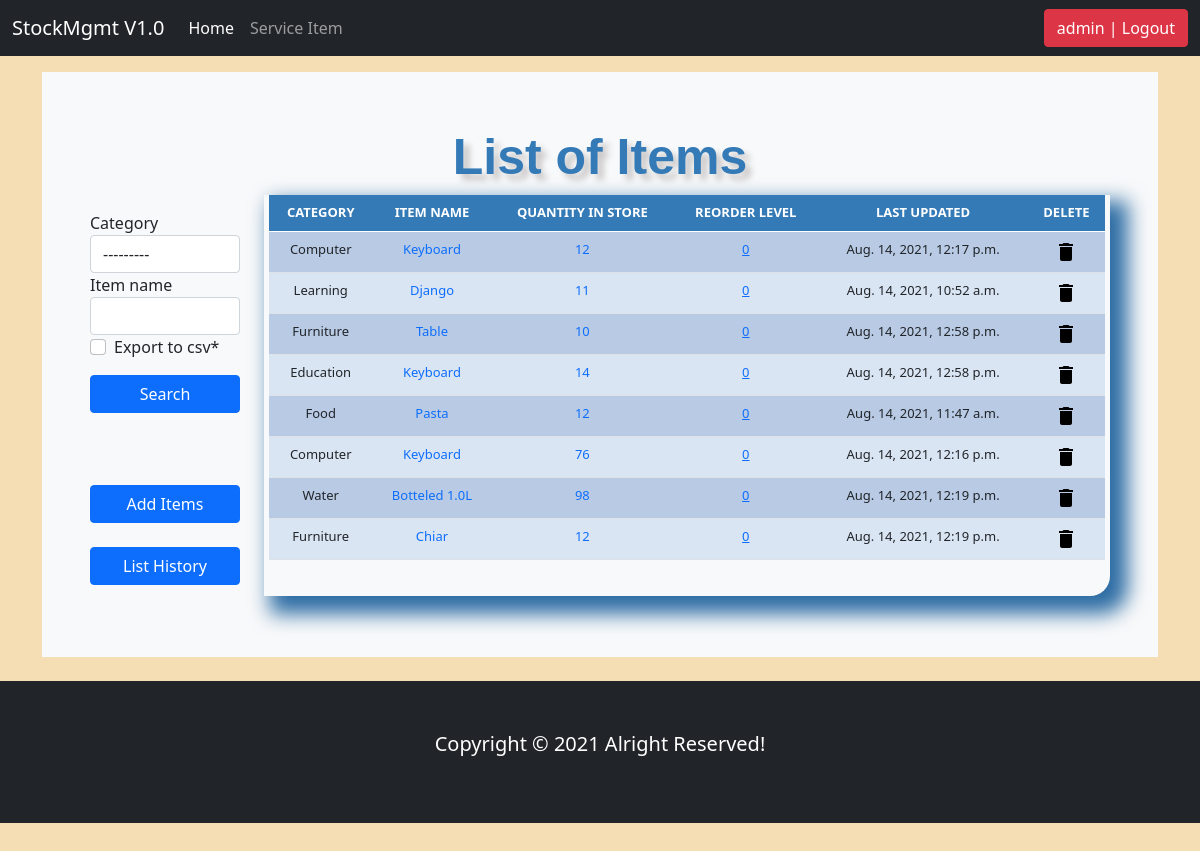
The app's page /list_items/ (signed in) with its own data.
### stockmgmgt/models.py (models this page shows)
class Stock(models.Model):
    category = models.ForeignKey(Category, on_delete=models.CASCADE, blank=True)
    item_name = models.CharField(max_length=50, blank=True, null=False)
    quantity = models.IntegerField(default='0', blank=True, null=True)
    receive_quantity = models.IntegerField(default='0', blank=True, null=True)
    receive_by = models.CharField(max_length=50, blank=True, null=True)
    issue_quantity = models.IntegerField(default='0', blank=True, null=True)
    issue_by = models.CharField(max_length=50, blank=True, null=True)
    issue_to = models.CharField(max_length=50, blank=True, null=True)
    phone_number = models.CharField(max_length=50, blank=True, null=True)
    created_by = models.CharField(max_length=50, blank=True, null=True)
    reorder_level = models.IntegerField(default='0', blank=True, null=True)
    last_updated = models.DateTimeField(auto_now_add=False, auto_now=True)
    timestamp = models.DateTimeField(auto_now_add=True, auto_now=False)

class Category(models.Model):
	name = models.CharField(max_length=50, blank=True, null=True)
	def __str__(self):
		return self.name

### stockmgmgt/views.py (the view, shortened to what this page needs)
# urls.py: path('list_items/', views.list_items, name='list_items'),
@login_required
def list_items(request):
    title = 'List Items'
    header = 'List of Items'
    form = StockSearchForm(request.POST or None)
    queryset = Stock.objects.all()
    context = {
        'title': title,
        "header": header,
        "queryset": queryset,
        "form": form,
    }
    return render(request, "list_items.html", context)

### stockmgmgt/forms.py
class StockSearchForm(forms.ModelForm):
   export_to_CSV = forms.BooleanField()
   class Meta:
     model = Stock
     fields = ['category', 'item_name']

### stockmgmgt/templates/list_items.html (shortened to what this page needs)
{% load static %}
{% load crispy_forms_tags %}
<!doctype html>
<html lang="en">
<head>
	<link href="{% static 'css/stylesheet.css' %}" rel="stylesheet">
	<link href="{% static 'css/bootstrap.min.css' %}" rel="stylesheet">
	<link href="{% static 'css/navbar-top-fixed.css' %}" rel="stylesheet">
</head>
<body style="background-color: wheat;">
	{%include 'navbar.html' %}
	<main role="main" class="container">
		<div class="bg-light p-5 round">
			<div class="header">
				{{header}}
			</div>
			<div class="row">
				<div class="col-sm-2">
					<form method='POST' action=''>{% csrf_token %}
						<p>{{form|crispy}}</p>
						<input type="submit" class="btn btn-primary mybutton" value='Search' />
					</form>
					<br><br><br>
					<a href="/add_items">
						<div class="btn btn-primary mybutton">Add Items</div>
					</a><br><br>
					<a href="/list_history">
						<div class="btn btn-primary mybutton">List History</div>
					</a><br>
					<br>
				</div>
				<div class="col-sm-10">
					<div class="display_table">
						<table class='table'>
							<thead>
								<tr>
									<th style="background-color: #337ab7;">CATEGORY</th>
									<th style="background-color: #337ab7;">ITEM NAME</th>
									<th style="background-color: #337ab7;">QUANTITY IN STORE</th>
									<th style="background-color: #337ab7;">REORDER LEVEL</th>
									<th style="background-color: #337ab7;">LAST UPDATED</th>
									<th style="background-color: #337ab7;">DELETE</th>
								</tr>
							</thead>
							{% for instance in queryset %}
							<tr>
								<td>{{instance.category}}</td>
								<td><a style="text-decoration: none;" href="{% url 'update_items' instance.id %}">{{instance.item_name}}</a></td>
								<td>
									{% if instance.quantity <= instance.reorder_level %} <div
										style="background-color: orange;">
										<a style="text-decoration: none;" href="{% url 'stock_detail' instance.id %}">{{instance.quantity}}</a>
										</div>
									{% else %}
										<a style="text-decoration: none;" href="{% url 'stock_detail' instance.id %}">{{instance.quantity}}</a>
									{% endif %}
								</td>
								<td><a href="{% url 'reorder_level' instance.id %}">{{instance.reorder_level}}</a></td>
								<td>{{instance.last_updated}}</td>
								<td><a href="{% url 'delete_items' instance.id %}">
										<img src="{% static 'img/delete.svg' %}" alt="delete" style="color: red;"></a>
								</td>
							</tr>
					{% endfor %}
					</table>
				</div>
			</div>
		</div>
		</div>
	</main>
	<br>
        {% include 'footter.html' %}
</body>
</html>

### stockmgmgt/templates/navbar.html (shortened to what this page needs)
{% load static %}
<nav class="navbar navbar-expand-md navbar-dark fixed-top bg-dark">
    <div class="container-fluid">
        <a class="navbar-brand" href="#">StockMgmt V1.0</a>
        <div class="collapse navbar-collapse" id="navbarCollapse">
            <ul class="navbar-nav me-auto mb-2 mb-md-0">
                <li class="nav-item">
                    <a class="nav-link active" aria-current="page" href="{{'/'}}">Home</a>
                </li>
                <li class="nav-item">
                    <a class="nav-link" href="{{'/service_items/'}}">Service Item</a>
                </li>
            </ul>
            <ul class="navbar-nav">
                {% if request.user.is_authenticated %}
                <li><a href="/accounts/logout"><button class="btn btn-danger">{{ user }} | Logout</button></a></li>
                {% else %}
                <li><a href="/accounts/login">Login</a></li>
                {% endif %}
            </ul>
        </div>
    </div>
</nav>

### stockmgmgt/templates/footter.html
{% load static %}
        <footer class="p-5 bg-dark text-white text-center position-relative">
            <div class="container">
                <p class="lead">
                    Copyright &copy; 2021 Alright Reserved!
                </p>
            </div>
        </footer>

### static/css/stylesheet.css (style rules this page uses)
.table { font-size: 13px; text-align: center; width: 95%; margin: auto; }
.table tr:nth-child(odd) { background: #B8CAE4 }
.table tr:nth-child(even) { background: #dae5f4 }
th { background-color: #337ab7; color: white; }
.display_table { border-bottom-right-radius: 20px; padding-left: 5px; padding-right: 5px; padding-bottom: 20px; box-shadow: 12px 12px 20px 6px #2e6da4; }
.header { font-family: helvetica; color: #337ab7; font-size: 50px; text-align: center; width: 100%; text-shadow: 6px 6px 6px #c9c6c6; display: block; font-weight: bolder; }

### static/css/navbar-top-fixed.css (style rules this page uses)
body { min-height: 75rem; padding-top: 4.5rem; }

### stockmgmgt/templates/list_items.html (style rules this page uses)
.mybutton { width: 100%; }

### records on screen
Stock: category "Computer", item_name "Keyboard", quantity "12", reorder_level "0", last_updated "Aug. 14, 2021, 12:17 p.m."
Stock: category "Learning", item_name "Django", quantity "11", reorder_level "0", last_updated "Aug. 14, 2021, 10:52 a.m."
Stock: category "Furniture", item_name "Table", quantity "10", reorder_level "0", last_updated "Aug. 14, 2021, 12:58 p.m."
Stock: category "Education", item_name "Keyboard", quantity "14", reorder_level "0", last_updated "Aug. 14, 2021, 12:58 p.m."
Stock: category "Food", item_name "Pasta", quantity "12", reorder_level "0", last_updated "Aug. 14, 2021, 11:47 a.m."
Stock: category "Computer", item_name "Keyboard", quantity "76", reorder_level "0", last_updated "Aug. 14, 2021, 12:16 p.m."
Stock: category "Water", item_name "Botteled 1.0L", quantity "98", reorder_level "0", last_updated "Aug. 14, 2021, 12:19 p.m."
Stock: category "Furniture", item_name "Chiar", quantity "12", reorder_level "0", last_updated "Aug. 14, 2021, 12:19 p.m."

### other values on screen
{{ user }} "admin"
{{ header }} "List of Items"
